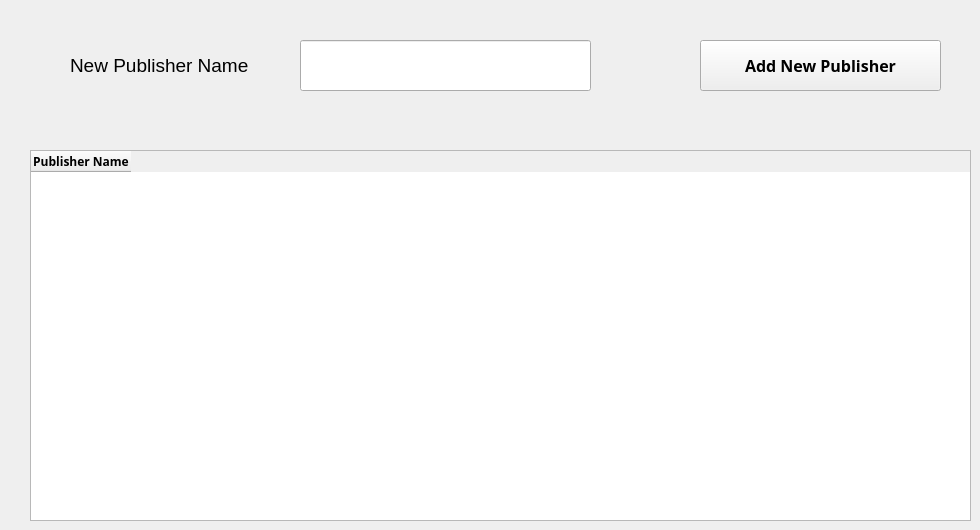
      <widget class="QWidget" name="tab_13">
       <attribute name="title">
        <string>Publisher</string>
       </attribute>
       <widget class="QLineEdit" name="lineEdit_29">
        <property name="geometry">
         <rect>
          <x>300</x>
          <y>40</y>
          <width>291</width>
          <height>51</height>
         </rect>
        </property>
        <property name="clearButtonEnabled">
         <bool>false</bool>
        </property>
       </widget>
       <widget class="QPushButton" name="pushButton_18">
        <property name="geometry">
         <rect>
          <x>700</x>
          <y>40</y>
          <width>241</width>
          <height>51</height>
         </rect>
        </property>
        <property name="font">
         <font>
          <family>Segoe UI Semibold</family>
          <pointsize>12</pointsize>
          <weight>75</weight>
          <bold>true</bold>
         </font>
        </property>
        <property name="text">
         <string>Add New Publisher</string>
        </property>
       </widget>
       <widget class="QLabel" name="label_40">
        <property name="geometry">
         <rect>
          <x>70</x>
          <y>50</y>
          <width>221</width>
          <height>31</height>
         </rect>
        </property>
        <property name="font">
         <font>
          <family>Segoe UI</family>
          <pointsize>14</pointsize>
          <weight>50</weight>
          <bold>false</bold>
         </font>
        </property>
        <property name="text">
         <string>New Publisher Name</string>
        </property>
       </widget>
       <widget class="QTableWidget" name="tableWidget_5">
        <property name="geometry">
         <rect>
          <x>30</x>
          <y>150</y>
          <width>941</width>
          <height>371</height>
         </rect>
        </property>
        <property name="font">
         <font>
          <pointsize>7</pointsize>
         </font>
        </property>
        <column>
         <property name="text">
          <string>Publisher Name</string>
         </property>
         <property name="font">
          <font>
           <family>Segoe UI Semibold</family>
           <pointsize>9</pointsize>
           <weight>75</weight>
           <bold>true</bold>
          </font>
         </property>
        </column>
       </widget>
      </widget>
